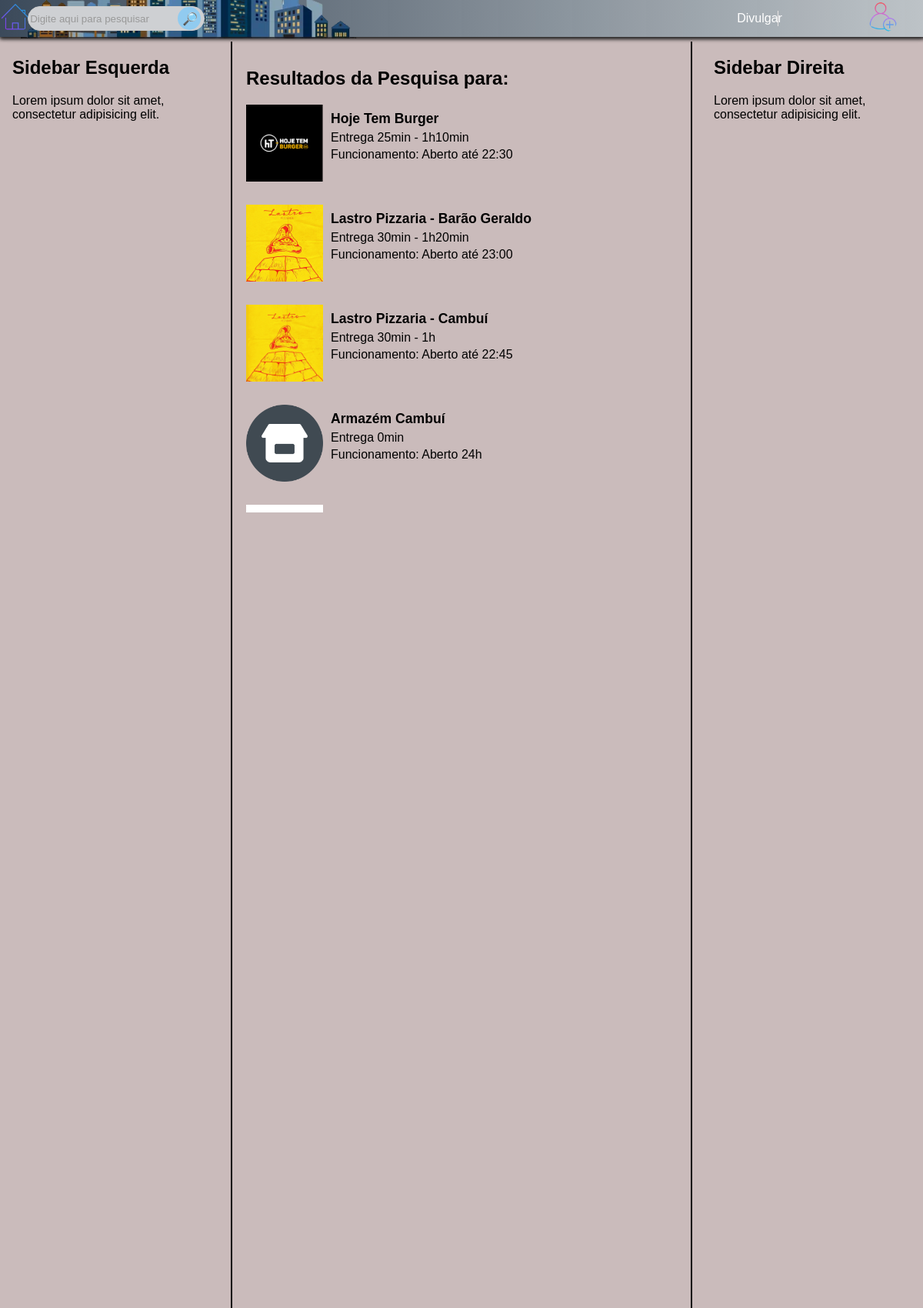
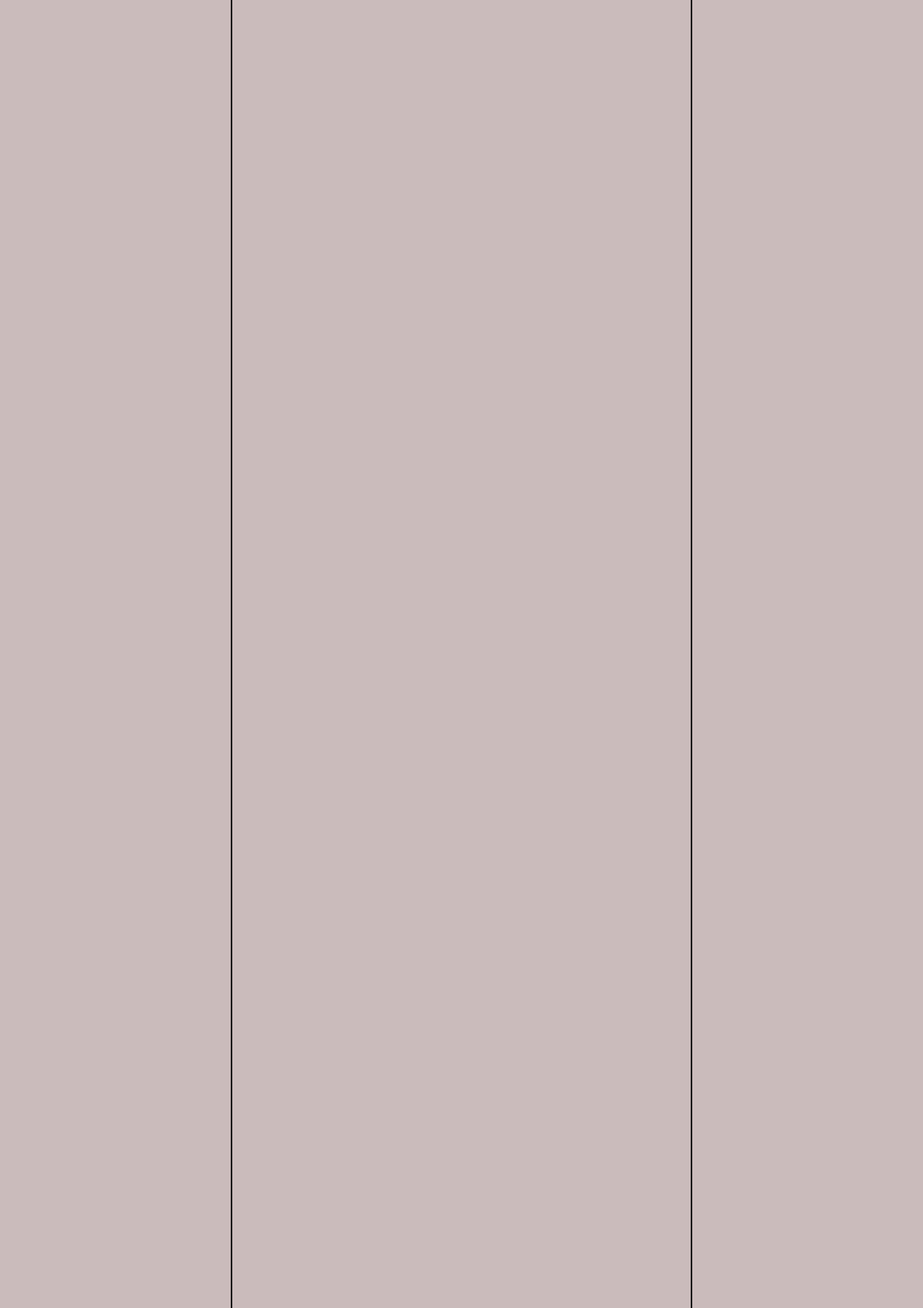
Screenshot of /search (upper part) with the database file from the repository (2 pictures, top to bottom).
### tables this page shows
CREATE TABLE lojas (
        id INTEGER PRIMARY KEY AUTOINCREMENT,
        store_name TEXT,
        store_details TEXT,
        opening_hours TEXT,
        contact NUMBER,
        address TEXT,
        image_path TEXT
    );

### main.py (the view)
@app.route("/search", methods=["GET"])
def search():
    try:
        conn = conectar_banco()
        cursor = conn.cursor()
        user = session.get('user')
        termo_pesquisa = request.args.get("q", "")
        pesquisa = f"%{termo_pesquisa}%"
        cursor.execute('SELECT id FROM lojas WHERE store_name LIKE ?', (pesquisa,))
        ids_lojas = [row[0] for row in cursor.fetchall()]
        if ids_lojas:
            cursor.execute('SELECT * FROM lojas WHERE id IN ({})'.format(','.join('?' for _ in ids_lojas)), ids_lojas)
            lojas = cursor.fetchall()
            conn.close()
            lojas_dict = [dict(zip([column[0] for column in cursor.description], row)) for row in lojas]
            for loja in lojas_dict:
                if 'image_path' in loja:
                    loja['image_path'] = loja['image_path'].replace('\\', '/')
                    loja['image_path'] = loja['image_path'].replace('static', '')
            content_with_lojas = {
                "title": f"Resultados da Pesquisa para: {termo_pesquisa}",
                "lojas": lojas_dict
            }
            return render_template("home.html", content=content_with_lojas, user=user)
        else:
            return render_template("home.html", content=original_content, user=user)
    except sqlite3.Error as e:
        return render_template("home.html", content=original_content, user=user)

### app/models.py (called while the page is built)
def conectar_banco():
    db_folder = os.path.join(os.path.dirname(os.path.dirname(__file__)), 'Data')
    if not os.path.exists(db_folder):
        os.makedirs(db_folder)
    db_path = os.path.join(db_folder, 'Banco.db')
    conn = sqlite3.connect(db_path)
    return conn

### templates/home.html (shortened to what this page needs)
{% extends "base.html" %}
{% block content %}
    <div class="sidebar-left">
        <h2>Sidebar Esquerda</h2>
        <p>Lorem ipsum dolor sit amet, consectetur adipisicing elit.</p>
    </div>
    <div class="separator-l"></div>
    <div class="main-content">
        <h1>{{ content.title }}</h1>
        {% if content.lojas %}
        <div class="lojas-container" id="lojas-container">
            {% for loja in content.lojas %}
            <a href="#" class="loja-item-link" onclick="selectStore(event, '{{ loja['store_name'] }}', '{{ loja['store_details'] }}', '{{ loja['opening_hours'] }}', '{{ url_for('static', filename=loja['image_path']) }}')">
                <div class="loja-item">
                    <img src="{{ url_for('static', filename=loja['image_path']) }}" alt="{{ loja['store_name'] }}" width="100">
                    <div class="info_lojas">
                        <h3>{{ loja['store_name'] }}</h3>
                        <p>{{ loja['store_details'] }}</p>
                        <p>Funcionamento: {{ loja['opening_hours'] }}</p>
                    </div>
                </div>
            </a>
            {% endfor %}
        </div>
        {% else %}
            <p>Não há lojas para mostrar no momento.</p>
        {% endif %}
    </div>
    <div class="separator-r"></div>
    <div class="sidebar-right">
        <h2>Sidebar Direita</h2>
        <p>Lorem ipsum dolor sit amet, consectetur adipisicing elit.</p>
    </div>
{% endblock %}

### static/css/home.css (style rules this page uses)
body { font-family: Arial, sans-serif; background-color: #cabbbb; margin: 0rem; overflow: hidden; }
.main-content { margin-top: 3rem; margin-left: 300px; margin-right: 300px; padding: 20px; overflow-y: auto; }
.sidebar-left { position: fixed; top: 3.4rem; left: 1rem; width: 15rem; height: calc(100% - 3rem); background-color: #cabbbb; overflow-y: auto; z-index: -1; }
.sidebar-right { position: fixed; top: 3.4rem; right: 2rem; width: 15rem; height: calc(100% - 3rem); background-color: #cabbbb; overflow-y: auto; z-index: -1; }
.separator-l { border-left: 2px solid #070707; height: 100%; position: fixed; top: 3.4rem; left: 300px; }
.separator-r { border-left: 2px solid #070707; height: 100%; position: fixed; top: 3.4rem; right: 300px; }
.lojas-container { display: grid; grid-template-columns: repeat(auto-fit, minmax(300px, 1fr)); gap: 20px; max-height: 510px; flex-wrap: wrap; }
.loja-item { display: grid; grid-template-columns: auto 1fr; gap: 10px; margin-bottom: 10px; transition: box-shadow 0.3s; }
.loja-item h3 { font-size: 1.1rem; margin-bottom: -.7rem; margin-top: .5rem; }
.loja-item p { margin-bottom: -.7rem; }
.loja-item-link { display: block; width: 100%; text-decoration: none; color: inherit; }

### rows the page displays
lojas: image_path (picture), store_name "Hoje Tem Burger", store_details "Entrega 25min - 1h10min", opening_hours "Aberto até 22:30"
lojas: image_path (picture), store_name "Lastro Pizzaria - Barão Geraldo", store_details "Entrega 30min - 1h20min", opening_hours "Aberto até 23:00"
lojas: image_path (picture), store_name "Lastro Pizzaria - Cambuí", store_details "Entrega 30min - 1h", opening_hours "Aberto até 22:45"
lojas: image_path (picture), store_name "Armazém Cambuí", store_details "Entrega 0min", opening_hours "Aberto 24h"
lojas: image_path (picture)

### other values shown
{{ content.title }} "Resultados da Pesquisa para:"
